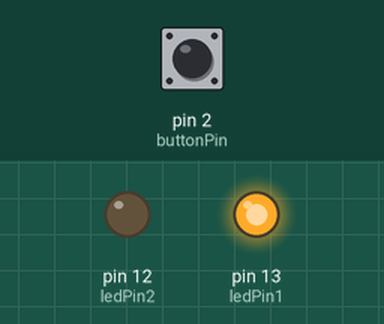
This sketch was run on a simulated Arduino Uno, built with avr-gcc and run on an emulated ATmega328P. Parts: output pins drawn as LEDs (lit = HIGH). The test bench sets the inputs (shaded band); at power-on: pin 2 (buttonPin) LOW.

Above: at 1.2 s.
1.3 s: pin 2 (buttonPin) pulled HIGH for 0.15 s
At 1.9 s:
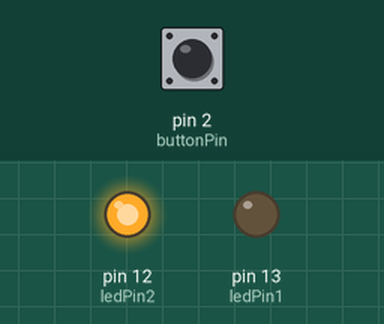
2.9 s: pin 2 (buttonPin) pulled HIGH for 1 s
At 4.3 s:
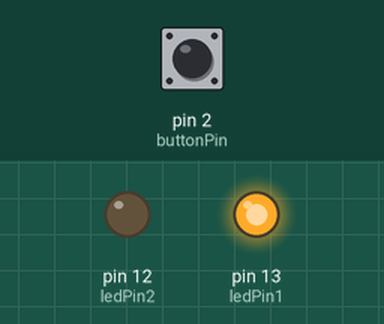
5.4 s: pin 2 (buttonPin) pulled HIGH for 3.2 s
At 6.2 s:
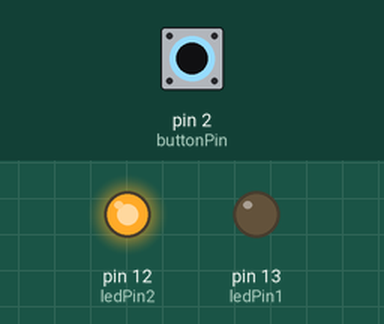
Timing chart, 0 to 8.4 s (numbered marks = the images above; inputs shaded):
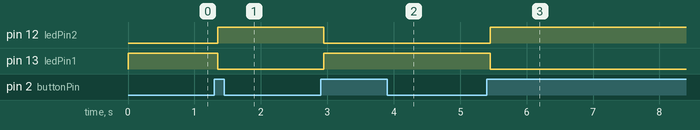

Measured:
- after the input at 1.3 s, pin 12 (ledPin2): LOW → HIGH after 0.05 s; pin 13 (ledPin1): HIGH → LOW after 0.05 s
- after the input at 2.9 s, pin 12 (ledPin2): HIGH → LOW after 0.05 s; pin 13 (ledPin1): LOW → HIGH after 0.05 s
- after the input at 5.4 s, pin 12 (ledPin2): LOW → HIGH after 0.05 s; pin 13 (ledPin1): HIGH → LOW after 0.05 s

The sketch:

26DebounceWithTwoLeds.ino
```cpp
const int buttonPin = 2;
const int ledPin1 = 13;
const int ledPin2 = 12;

int ledState1 = HIGH;
int ledState2 = LOW;
int buttonState;
int lastButtonState = LOW;
unsigned long lastDebounceTime = 0;
unsigned long debounceDelay = 50;

void setup() {
  pinMode(buttonPin, INPUT);
  pinMode(ledPin1, OUTPUT);
  pinMode(ledPin2, OUTPUT);

  digitalWrite(ledPin1, ledState1);
  digitalWrite(ledPin2, ledState2);
}

void loop() {
  int reading = digitalRead(buttonPin);

  if (reading != lastButtonState) {
    lastDebounceTime = millis();
  }

  if ((millis() - lastDebounceTime) > debounceDelay) {

    if (reading != buttonState) {
      buttonState = reading;
      if (buttonState == HIGH) {
        ledState1 = !ledState1;
        ledState2 = !ledState2;
      }
    }
  }

  digitalWrite(ledPin1, ledState1);
  digitalWrite(ledPin2, ledState2);
  lastButtonState = reading;
}
```
